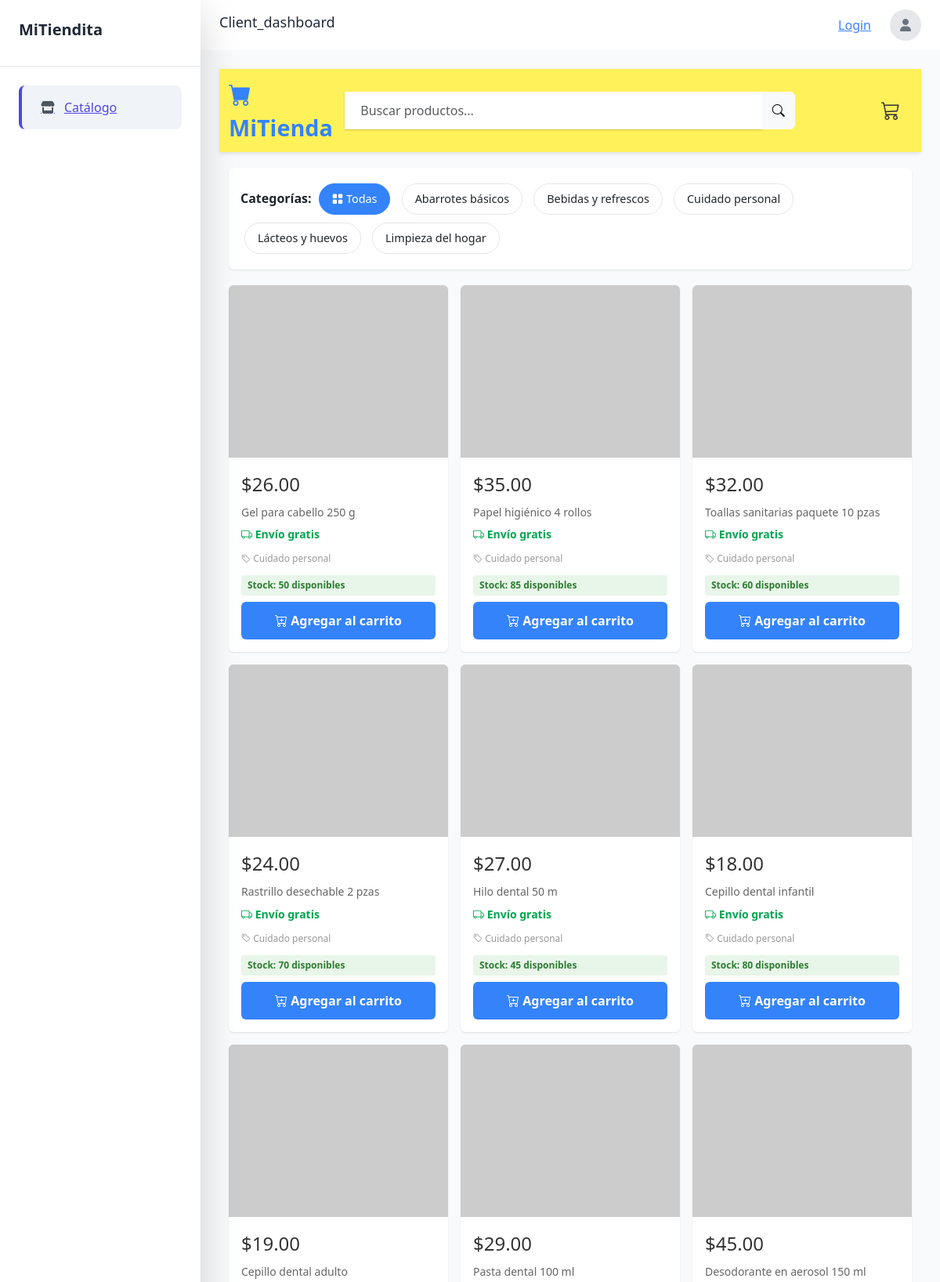
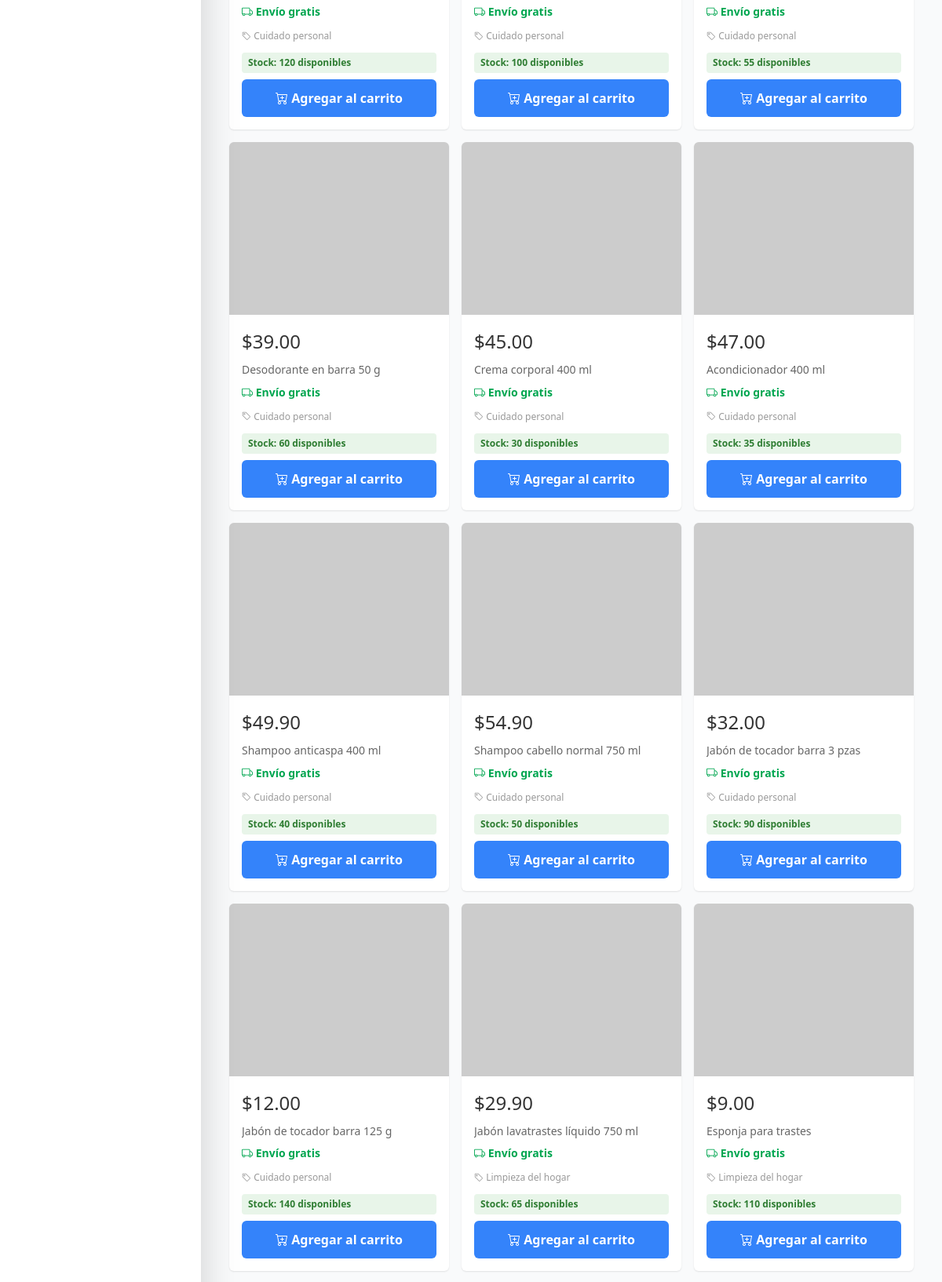
Page /index.php?view=client_dashboard (signed in, upper part) on the committed database (2 pictures, top to bottom).
### tables this page shows
CREATE TABLE `categorias` (
  `id` int(11) NOT NULL AUTO_INCREMENT,
  `nombre` varchar(80) NOT NULL,
  `creado_en` timestamp NULL DEFAULT current_timestamp(),
  PRIMARY KEY (`id`)
);

CREATE TABLE `productos` (
  `id` int(11) NOT NULL AUTO_INCREMENT,
  `nombre` varchar(120) NOT NULL,
  `descripcion` text DEFAULT NULL,
  `precio` decimal(10,2) NOT NULL DEFAULT 0.00,
  `stock` int(11) NOT NULL DEFAULT 0,
  `imagen_url` varchar(500) DEFAULT NULL,
  `categoria_id` int(11) DEFAULT NULL,
  `creado_en` timestamp NULL DEFAULT current_timestamp(),
  PRIMARY KEY (`id`),
  KEY `idx_productos_categoria` (`categoria_id`),
  CONSTRAINT `fk_productos_categoria`
    FOREIGN KEY (`categoria_id`) REFERENCES `categorias`(`id`)
    ON UPDATE CASCADE
    ON DELETE SET NULL
);

### app/Controllers/ClientController.php (called while the page is built, shortened)
<?php
require_once __DIR__ . '/../Models/Product.php';
require_once __DIR__ . '/../Models/Category.php';
require_once __DIR__ . '/../helpers/url.php';
class ClientController {
    public function index() {
        $database = new Database();
        $db = $database->getConnection();
        $searchQuery = trim($_GET['q'] ?? '');
        $productModel = new Product($db);
        $stmt = $searchQuery !== ''
            ? $productModel->search($searchQuery)
            : $productModel->getAll();
        $products = $stmt->fetchAll(PDO::FETCH_ASSOC);
        $categoryModel = new Category($db);
        $stmtCat = $categoryModel->getAll();
        $categories = $stmtCat->fetchAll(PDO::FETCH_ASSOC);
        require_once __DIR__ . '/../Views/client/index.php';
    }
}
?>

### app/helpers/url.php (called while the page is built, shortened)
<?php
if (!function_exists('url_for')) {
    function url_for(string $path = ''): string {
        $normalized = ltrim($path, '/');
        $prefix = BASE_PATH === '' ? '/' : BASE_PATH . '/';
        return $prefix . $normalized;
    }
}

### app/Models/Category.php (called while the page is built, shortened)
<?php
class Category {
    private $conn;
    private $table_name = "categorias";
    public function __construct($db) {
        $this->conn = $db;
    }
    public function getAll() {
        $query = "SELECT id, nombre FROM " . $this->table_name . " ORDER BY nombre";
        $stmt = $this->conn->prepare($query);
        $stmt->execute();
        return $stmt;
    }
}
?>

### app/Models/Product.php (called while the page is built, shortened)
<?php
class Product {
    private $conn;
    private $table_name = "productos";
    public function __construct($db) {
        $this->conn = $db;
    }
    public function getAll() {
        $query = "SELECT p.id,
                         p.nombre,
                         p.nombre AS name,
                         p.descripcion,
                         p.descripcion AS description,
                         p.precio,
                         p.precio AS price,
                         p.stock,
                         p.imagen_url,
                         p.imagen_url AS image_url,
                         p.categoria_id,
                         c.nombre AS categoria_nombre,
                         c.nombre AS category_name
                  FROM " . $this->table_name . " p
                  LEFT JOIN categorias c ON p.categoria_id = c.id
                  ORDER BY p.id DESC";
        $stmt = $this->conn->prepare($query);
        $stmt->execute();
        return $stmt;
    }
}
?>

### app/Views/client/index.php (the view, shortened to what this page needs)
<?php
require_once __DIR__ . '/header.php';
?>
<div class="container">
    <div class="filters-bar">
        <div class="d-flex flex-column flex-md-row justify-content-between align-items-md-center gap-3">
            <div>
                <strong>Categorías:</strong>
                <button class="filter-btn active" data-category="all">
                    <i class="bi bi-grid-fill"></i> Todas
                </button>
                <?php foreach ($categories as $category): ?>
                <button class="filter-btn" data-category="<?php echo $category['id']; ?>">
                    <?php echo htmlspecialchars($category['nombre']); ?>
                </button>
                <?php endforeach; ?>
            </div>
        </div>
    </div>
        <div class="products-grid">
            <?php foreach ($products as $product): ?>
            <div class="product-card" data-category="<?php echo $product['categoria_id']; ?>">
                <?php if (!empty($product['image_url'])): ?>
                    <img src="<?php echo htmlspecialchars($product['image_url']); ?>"
                         class="product-image"
                         alt="<?php echo htmlspecialchars($product['name']); ?>"
                         onerror="this.style.display='none'; this.nextElementSibling.style.display='flex';">
                <?php else: ?>
                    <div class="product-image-placeholder">
                        <i class="bi bi-image"></i>
                    </div>
                <?php endif; ?>
                <div class="product-body">
                    <div class="product-price">
                        $<?php echo number_format($product['price'], 2); ?>
                    </div>
                    <div class="product-title">
                        <?php echo htmlspecialchars($product['name']); ?>
                    </div>
                    <div class="product-shipping">
                        <i class="bi bi-truck"></i> Envío gratis
                    </div>
                    <div class="product-category">
                        <i class="bi bi-tag"></i> <?php echo htmlspecialchars($product['category_name'] ?? 'General'); ?>
                    </div>
                    <?php if ($product['stock'] < 10 && $product['stock'] > 0): ?>
                    <span class="stock-badge low-stock">¡Últimas <?php echo $product['stock']; ?> unidades!</span>
                    <?php elseif ($product['stock'] > 0): ?>
                    <span class="stock-badge">Stock: <?php echo $product['stock']; ?> disponibles</span>
                    <?php endif; ?>
                    <form method="POST" action="<?php echo url_for('index.php?action=add_to_cart'); ?>">
                        <button type="submit" class="add-to-cart-btn" <?php echo $product['stock'] <= 0 ? 'disabled' : ''; ?>>
                            <i class="bi bi-cart-plus"></i>
                            <?php echo $product['stock'] > 0 ? 'Agregar al carrito' : 'Sin stock'; ?>
                        </button>
                    </form>
                </div>
            </div>
            <?php endforeach; ?>
        </div>
    </div>
<?php require_once __DIR__ . '/footer.php'; ?>

### app/Views/layouts/header.php (shortened to what this page needs)
<!DOCTYPE html>
<html lang="es">
<head>
  <link rel="stylesheet" href="https://cdnjs.cloudflare.com/ajax/libs/font-awesome/6.4.0/css/all.min.css">
  <link href="https://cdn.jsdelivr.net/npm/tailwindcss@2.2.19/dist/tailwind.min.css" rel="stylesheet">
  <link rel="stylesheet" href="public/css/style.css">
</head>
<body class="overflow-hidden h-screen flex flex-col">
  <div class="flex h-full overflow-hidden">

### app/Views/layouts/sidebar.php (shortened to what this page needs)
<div id="sidebar" class="sidebar w-64 h-full shadow-lg fixed lg:relative z-20">
  <div class="flex flex-col h-full">
    <div class="p-4 border-b flex items-center">
      <h1 class="text-xl font-semibold text-gray-800">MiTiendita</h1>
    </div>
    <div class="flex flex-col flex-grow p-4 space-y-2">
      <?php if(isset($_SESSION['role']) && $_SESSION['role'] === 'admin'): ?>
        <a href="index.php?view=dashboard" class="sidebar-link <?php echo (!isset($_GET['view']) || $_GET['view'] == 'dashboard') ? 'active' : ''; ?> flex items-center px-4 py-3 rounded-lg">
          <i class="fas fa-tachometer-alt mr-3 text-gray-600"></i>
          <span>Dashboard</span>
        </a>
        <a href="index.php?view=productos" class="sidebar-link <?php echo (isset($_GET['view']) && $_GET['view'] == 'productos') ? 'active' : ''; ?> flex items-center px-4 py-3 rounded-lg">
          <i class="fas fa-box mr-3 text-gray-600"></i>
          <span>Productos</span>
        </a>
        <a href="index.php?view=analytics" class="sidebar-link <?php echo (isset($_GET['view']) && $_GET['view'] == 'analytics') ? 'active' : ''; ?> flex items-center px-4 py-3 rounded-lg">
          <i class="fas fa-chart-line mr-3 text-gray-600"></i>
          <span>Analytics</span>
        </a>
        <a href="index.php?view=ordenes" class="sidebar-link <?php echo (isset($_GET['view']) && $_GET['view'] == 'ordenes') ? 'active' : ''; ?> flex items-center px-4 py-3 rounded-lg">
          <i class="fas fa-shopping-cart mr-3 text-gray-600"></i>
          <span>Órdenes / Ventas</span>
        </a>
      <?php elseif(isset($_SESSION['role']) && $_SESSION['role'] === 'client'): ?>
         <a href="index.php?view=client_dashboard" class="sidebar-link <?php echo (isset($_GET['view']) && $_GET['view'] == 'client_dashboard') ? 'active' : ''; ?> flex items-center px-4 py-3 rounded-lg">
          <i class="fas fa-store mr-3 text-gray-600"></i>
          <span>Catálogo</span>
        </a>
      <?php endif; ?>
    </div>
  </div>
</div>

### app/Views/layouts/navbar.php (shortened to what this page needs)
<div class="flex-1 flex flex-col overflow-hidden">
  <header class="bg-white shadow-sm h-16 flex items-center px-6 justify-between">
    <div class="flex items-center">
      <h2 class="text-lg font-medium text-gray-800" id="page-title">
        <?php
            if(isset($_GET['view'])) {
                echo ucfirst($_GET['view']);
            } else {
                echo "Dashboard";
            }
        ?>
      </h2>
    </div>
    <div class="flex items-center gap-4">
      <?php if(isset($_SESSION['username'])): ?>
        <span class="text-gray-600 mr-2">Hola, <?php echo htmlspecialchars($_SESSION['username']); ?> (<?php echo htmlspecialchars($_SESSION['role']); ?>)</span>
        <a href="index.php?action=logout" class="text-red-500 hover:text-red-700 font-medium">Salir</a>
      <?php else: ?>
        <a href="index.php?view=login" class="text-blue-500 hover:text-blue-700 font-medium">Login</a>
      <?php endif; ?>
      <div class="w-10 h-10 rounded-full bg-gray-200 flex items-center justify-center">
        <i class="fas fa-user text-gray-500"></i>
      </div>
    </div>
  </header>
  <main class="flex-1 overflow-y-auto p-6 bg-gray-50">
    <div id="content-container">

### index.php (shortened to what this page needs)
<?php
require_once __DIR__ . '/app/helpers/url.php';
require_once 'app/Controllers/ClientController.php';
$view = isset($_GET['view']) ? $_GET['view'] : 'dashboard';
require_once 'app/Views/layouts/header.php';
require_once 'app/Views/layouts/sidebar.php';
require_once 'app/Views/layouts/navbar.php';
switch($view) {
    case 'client_dashboard':
        $controller = new ClientController();
        $controller->index();
        break;
}
require_once 'app/Views/layouts/footer.php';
?>

### app/Views/client/header.php (shortened to what this page needs)
<?php $searchQuery = $searchQuery ?? ''; ?>
<!DOCTYPE html>
<html lang="es">
<head>
    <link href="https://cdn.jsdelivr.net/npm/bootstrap@5.3.0/dist/css/bootstrap.min.css" rel="stylesheet">
    <link rel="stylesheet" href="https://cdn.jsdelivr.net/npm/bootstrap-icons@1.10.0/font/bootstrap-icons.css">
</head>
<body>
    <div class="header-top">
        <div class="container">
            <div class="row align-items-center">
                <div class="col-md-2">
                    <a href="<?php echo url_for('index.php?action=client'); ?>" class="logo">
                        <i class="bi bi-cart-fill"></i> MiTienda
                    </a>
                </div>
                <div class="col-md-8">
                    <div class="search-bar">
                        <form class="input-group" method="GET" action="<?php echo url_for('index.php'); ?>">
                            <input
                                type="text"
                                class="form-control"
                                name="q"
                                placeholder="Buscar productos..."
                                value="<?php echo htmlspecialchars($searchQuery ?? ''); ?>"
                                aria-label="Buscar productos"
                            >
                            <button class="btn btn-light" type="submit" aria-label="Buscar">
                                <i class="bi bi-search"></i>
                            </button>
                        </form>
                    </div>
                </div>
                <div class="col-md-2 text-end">
                    <a href="<?php echo url_for('index.php?action=cart'); ?>" class="cart-button">
                        <i class="bi bi-cart3"></i>
                    </a>
                </div>
            </div>
        </div>
    </div>

### app/Views/client/footer.php (shortened to what this page needs)
</body>
</html>

### app/Views/layouts/footer.php (shortened to what this page needs)
        </div>
      </main>
    </div>
  </div>
</body>
</html>

### public/css/style.css (style rules this page uses)
body { font-family: 'Poppins', sans-serif; background-color: #f8f9fa; }
.sidebar { background-color: white; transition: all 0.3s ease; }
.sidebar-link { transition: all 0.2s ease; }
.sidebar-link:hover, .sidebar-link.active { background-color: #f0f4f8; color: #4f46e5; }
.sidebar-link.active { border-left: 4px solid #4f46e5; }
.product-image { object-fit: cover; width: 48px; height: 48px; }
.product-card { transition: all 0.2s ease; }

### app/Views/client/header.php (style rules this page uses)
body { background: #f5f5f5; font-family: 'Segoe UI', Tahoma, Geneva, Verdana, sans-serif; }
.header-top { background: #fff159; padding: 10px 0; box-shadow: 0 2px 5px rgba(0,0,0,0.1); position: sticky; top: 0; z-index: 1000; }
.logo { font-size: 1.8rem; font-weight: 900; color: #3483fa; text-decoration: none; }
.search-bar { max-width: 600px; margin: 0 auto; }
.search-bar input { border-radius: 2px; border: none; padding: 12px 20px; font-size: 1rem; box-shadow: 0 1px 2px rgba(0,0,0,0.2); }
.cart-button { background: transparent; border: none; color: #333; font-size: 1.5rem; position: relative; padding: 10px 15px; cursor: pointer; transition: color 0.2s; text-decoration: none; }

### app/Views/client/index.php (style rules this page uses)
.filters-bar { background: white; padding: 15px; margin: 20px 0; border-radius: 6px; box-shadow: 0 1px 2px rgba(0,0,0,0.1); }
.filter-btn { border: 1px solid #e6e6e6; background: white; padding: 8px 16px; border-radius: 20px; margin: 5px; cursor: pointer; transition: all 0.2s; font-size: 0.9rem; }
.filter-btn:hover, .filter-btn.active { background: #3483fa; color: white; border-color: #3483fa; }
.products-grid { display: grid; grid-template-columns: repeat(auto-fill, minmax(220px, 1fr)); gap: 16px; margin-bottom: 40px; }
.product-card { background: white; border-radius: 6px; overflow: hidden; transition: all 0.2s; cursor: pointer; box-shadow: 0 1px 2px rgba(0,0,0,0.1); height: 100%; display: flex; flex-direction: column; }
.product-image { width: 100%; height: 220px; object-fit: cover; background: #f5f5f5; }
.product-body { padding: 16px; flex-grow: 1; display: flex; flex-direction: column; }
.product-price { font-size: 1.5rem; font-weight: 400; color: #333; margin-bottom: 8px; }
.product-title { font-size: 0.875rem; color: #666; margin-bottom: 8px; line-height: 1.4; overflow: hidden; display: -webkit-box; -webkit-line-clamp: 2; -webkit-box-orient: vertical; }
.product-shipping { color: #00a650; font-size: 0.875rem; font-weight: 600; margin-bottom: 12px; }
.product-category { font-size: 0.75rem; color: #999; margin-bottom: 12px; }
.add-to-cart-btn { background: #3483fa; color: white; border: none; padding: 12px; border-radius: 6px; font-weight: 600; width: 100%; cursor: pointer; transition: background 0.2s; margin-top: auto; }
.stock-badge { display: inline-block; background: #e8f5e9; color: #2e7d32; padding: 4px 8px; border-radius: 4px; font-size: 0.75rem; font-weight: 600; margin-bottom: 8px; }

### rows in the picture
categorias: nombre "Abarrotes básicos"
categorias: nombre "Bebidas y refrescos"
categorias: nombre "Cuidado personal"
categorias: nombre "Lácteos y huevos"
categorias: nombre "Limpieza del hogar"
productos: precio "26.00", nombre "Gel para cabello 250 g", categoria.nombre "Cuidado personal", stock "50", shows "Agregar al carrito"
productos: precio "35.00", nombre "Papel higiénico 4 rollos", categoria.nombre "Cuidado personal", stock "85", shows "Agregar al carrito"
productos: precio "32.00", nombre "Toallas sanitarias paquete 10 pzas", categoria.nombre "Cuidado personal", stock "60", shows "Agregar al carrito"
productos: precio "24.00", nombre "Rastrillo desechable 2 pzas", categoria.nombre "Cuidado personal", stock "70", shows "Agregar al carrito"
productos: precio "27.00", nombre "Hilo dental 50 m", categoria.nombre "Cuidado personal", stock "45", shows "Agregar al carrito"
productos: precio "18.00", nombre "Cepillo dental infantil", categoria.nombre "Cuidado personal", stock "80", shows "Agregar al carrito"
productos: precio "19.00", nombre "Cepillo dental adulto", categoria.nombre "Cuidado personal", stock "120", shows "Agregar al carrito"
productos: precio "29.00", nombre "Pasta dental 100 ml", categoria.nombre "Cuidado personal", stock "100", shows "Agregar al carrito"
productos: precio "45.00", nombre "Desodorante en aerosol 150 ml", categoria.nombre "Cuidado personal", stock "55", shows "Agregar al carrito"
productos: precio "39.00", nombre "Desodorante en barra 50 g", categoria.nombre "Cuidado personal", stock "60", shows "Agregar al carrito"
productos: precio "45.00", nombre "Crema corporal 400 ml", categoria.nombre "Cuidado personal", stock "30", shows "Agregar al carrito"
productos: precio "47.00", nombre "Acondicionador 400 ml", categoria.nombre "Cuidado personal", stock "35", shows "Agregar al carrito"
productos: precio "49.90", nombre "Shampoo anticaspa 400 ml", categoria.nombre "Cuidado personal", stock "40", shows "Agregar al carrito"
productos: precio "54.90", nombre "Shampoo cabello normal 750 ml", categoria.nombre "Cuidado personal", stock "50", shows "Agregar al carrito"
productos: precio "32.00", nombre "Jabón de tocador barra 3 pzas", categoria.nombre "Cuidado personal", stock "90", shows "Agregar al carrito"
productos: precio "12.00", nombre "Jabón de tocador barra 125 g", categoria.nombre "Cuidado personal", stock "140", shows "Agregar al carrito"
productos: precio "29.90", nombre "Jabón lavatrastes líquido 750 ml", categoria.nombre "Limpieza del hogar", stock "65", shows "Agregar al carrito"
productos: precio "9.00", nombre "Esponja para trastes", categoria.nombre "Limpieza del hogar", stock "110", shows "Agregar al carrito"

### other values in the picture
$_GET['view'] "Client_dashboard"
